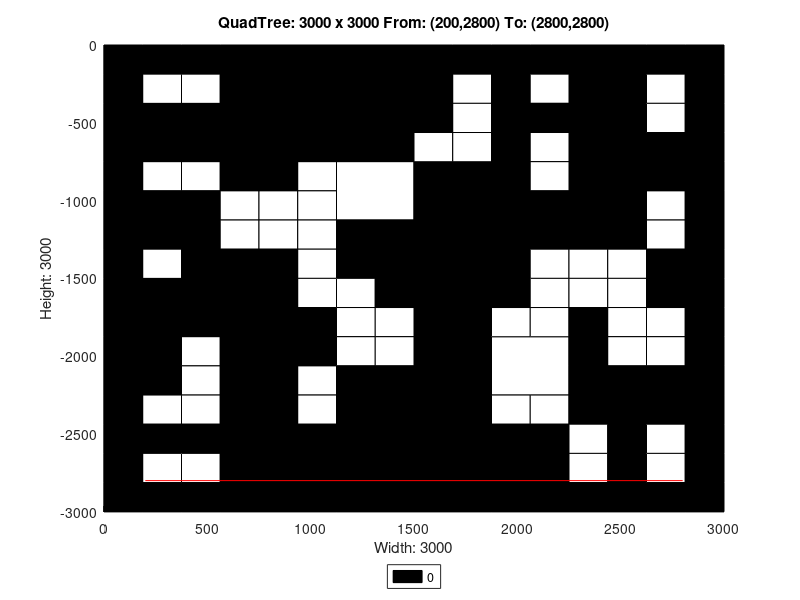

The MATLAB source for this figure:
axis([0 3000 -3000 0]);
title('QuadTree: 3000 x 3000 From: (200,2800) To: (2800,2800)');
xlabel('Width: 3000');
ylabel('Height: 3000');
rectangle('Position',[750 -750 750 750], 'FaceColor',[0 0 0]);
rectangle('Position',[0 -750 375 375], 'FaceColor',[0 0 0]);
rectangle('Position',[375 -750 375 375], 'FaceColor',[0 0 0]);
rectangle('Position',[1125 -1125 375 375], 'FaceColor',[1 1 1]);
rectangle('Position',[1125 -1500 375 375], 'FaceColor',[0 0 0]);
rectangle('Position',[2250 -375 375 375], 'FaceColor',[0 0 0]);
rectangle('Position',[2250 -750 375 375], 'FaceColor',[0 0 0]);
rectangle('Position',[1500 -1125 375 375], 'FaceColor',[0 0 0]);
rectangle('Position',[1500 -1500 375 375], 'FaceColor',[0 0 0]);
rectangle('Position',[2250 -1125 375 375], 'FaceColor',[0 0 0]);
rectangle('Position',[0 -1875 375 375], 'FaceColor',[0 0 0]);
rectangle('Position',[375 -1875 375 375], 'FaceColor',[0 0 0]);
rectangle('Position',[0 -2250 375 375], 'FaceColor',[0 0 0]);
rectangle('Position',[1125 -2625 375 375], 'FaceColor',[0 0 0]);
rectangle('Position',[750 -3000 375 375], 'FaceColor',[0 0 0]);
rectangle('Position',[1125 -3000 375 375], 'FaceColor',[0 0 0]);
rectangle('Position',[1500 -1875 375 375], 'FaceColor',[0 0 0]);
rectangle('Position',[1500 -2250 375 375], 'FaceColor',[0 0 0]);
rectangle('Position',[1875 -2250 375 375], 'FaceColor',[1 1 1]);
rectangle('Position',[1500 -2625 375 375], 'FaceColor',[0 0 0]);
rectangle('Position',[1500 -3000 375 375], 'FaceColor',[0 0 0]);
rectangle('Position',[1875 -3000 375 375], 'FaceColor',[0 0 0]);
rectangle('Position',[0 -187.5 187.5 187.5], 'FaceColor',[0 0 0]);
rectangle('Position',[187.5 -187.5 187.5 187.5], 'FaceColor',[0 0 0]);
rectangle('Position',[0 -375 187.5 187.5], 'FaceColor',[0 0 0]);
rectangle('Position',[187.5 -375 187.5 187.5], 'FaceColor',[1 1 1]);
rectangle('Position',[375 -187.5 187.5 187.5], 'FaceColor',[0 0 0]);
rectangle('Position',[562.5 -187.5 187.5 187.5], 'FaceColor',[0 0 0]);
rectangle('Position',[375 -375 187.5 187.5], 'FaceColor',[1 1 1]);
rectangle('Position',[562.5 -375 187.5 187.5], 'FaceColor',[0 0 0]);
rectangle('Position',[0 -937.5 187.5 187.5], 'FaceColor',[0 0 0]);
rectangle('Position',[187.5 -937.5 187.5 187.5], 'FaceColor',[1 1 1]);
rectangle('Position',[0 -1125 187.5 187.5], 'FaceColor',[0 0 0]);
rectangle('Position',[187.5 -1125 187.5 187.5], 'FaceColor',[0 0 0]);
rectangle('Position',[375 -937.5 187.5 187.5], 'FaceColor',[1 1 1]);
rectangle('Position',[562.5 -937.5 187.5 187.5], 'FaceColor',[0 0 0]);
rectangle('Position',[375 -1125 187.5 187.5], 'FaceColor',[0 0 0]);
rectangle('Position',[562.5 -1125 187.5 187.5], 'FaceColor',[1 1 1]);
rectangle('Position',[0 -1312.5 187.5 187.5], 'FaceColor',[0 0 0]);
rectangle('Position',[187.5 -1312.5 187.5 187.5], 'FaceColor',[0 0 0]);
rectangle('Position',[0 -1500 187.5 187.5], 'FaceColor',[0 0 0]);
rectangle('Position',[187.5 -1500 187.5 187.5], 'FaceColor',[1 1 1]);
rectangle('Position',[375 -1312.5 187.5 187.5], 'FaceColor',[0 0 0]);
rectangle('Position',[562.5 -1312.5 187.5 187.5], 'FaceColor',[1 1 1]);
rectangle('Position',[375 -1500 187.5 187.5], 'FaceColor',[0 0 0]);
rectangle('Position',[562.5 -1500 187.5 187.5], 'FaceColor',[0 0 0]);
rectangle('Position',[750 -937.5 187.5 187.5], 'FaceColor',[0 0 0]);
rectangle('Position',[937.5 -937.5 187.5 187.5], 'FaceColor',[1 1 1]);
rectangle('Position',[750 -1125 187.5 187.5], 'FaceColor',[1 1 1]);
rectangle('Position',[937.5 -1125 187.5 187.5], 'FaceColor',[1 1 1]);
rectangle('Position',[750 -1312.5 187.5 187.5], 'FaceColor',[1 1 1]);
rectangle('Position',[937.5 -1312.5 187.5 187.5], 'FaceColor',[1 1 1]);
rectangle('Position',[750 -1500 187.5 187.5], 'FaceColor',[0 0 0]);
rectangle('Position',[937.5 -1500 187.5 187.5], 'FaceColor',[1 1 1]);
rectangle('Position',[1500 -187.5 187.5 187.5], 'FaceColor',[0 0 0]);
rectangle('Position',[1687.5 -187.5 187.5 187.5], 'FaceColor',[0 0 0]);
rectangle('Position',[1500 -375 187.5 187.5], 'FaceColor',[0 0 0]);
rectangle('Position',[1687.5 -375 187.5 187.5], 'FaceColor',[1 1 1]);
rectangle('Position',[1875 -187.5 187.5 187.5], 'FaceColor',[0 0 0]);
rectangle('Position',[2062.5 -187.5 187.5 187.5], 'FaceColor',[0 0 0]);
rectangle('Position',[1875 -375 187.5 187.5], 'FaceColor',[0 0 0]);
rectangle('Position',[2062.5 -375 187.5 187.5], 'FaceColor',[1 1 1]);
rectangle('Position',[1500 -562.5 187.5 187.5], 'FaceColor',[0 0 0]);
rectangle('Position',[1687.5 -562.5 187.5 187.5], 'FaceColor',[1 1 1]);
rectangle('Position',[1500 -750 187.5 187.5], 'FaceColor',[1 1 1]);
rectangle('Position',[1687.5 -750 187.5 187.5], 'FaceColor',[1 1 1]);
rectangle('Position',[1875 -562.5 187.5 187.5], 'FaceColor',[0 0 0]);
rectangle('Position',[2062.5 -562.5 187.5 187.5], 'FaceColor',[0 0 0]);
rectangle('Position',[1875 -750 187.5 187.5], 'FaceColor',[0 0 0]);
rectangle('Position',[2062.5 -750 187.5 187.5], 'FaceColor',[1 1 1]);
rectangle('Position',[2625 -187.5 187.5 187.5], 'FaceColor',[0 0 0]);
rectangle('Position',[2812.5 -187.5 187.5 187.5], 'FaceColor',[0 0 0]);
rectangle('Position',[2625 -375 187.5 187.5], 'FaceColor',[1 1 1]);
rectangle('Position',[2812.5 -375 187.5 187.5], 'FaceColor',[0 0 0]);
rectangle('Position',[2625 -562.5 187.5 187.5], 'FaceColor',[1 1 1]);
rectangle('Position',[2812.5 -562.5 187.5 187.5], 'FaceColor',[0 0 0]);
rectangle('Position',[2625 -750 187.5 187.5], 'FaceColor',[0 0 0]);
rectangle('Position',[2812.5 -750 187.5 187.5], 'FaceColor',[0 0 0]);
rectangle('Position',[1875 -937.5 187.5 187.5], 'FaceColor',[0 0 0]);
rectangle('Position',[2062.5 -937.5 187.5 187.5], 'FaceColor',[1 1 1]);
rectangle('Position',[1875 -1125 187.5 187.5], 'FaceColor',[0 0 0]);
rectangle('Position',[2062.5 -1125 187.5 187.5], 'FaceColor',[0 0 0]);
rectangle('Position',[1875 -1312.5 187.5 187.5], 'FaceColor',[0 0 0]);
rectangle('Position',[2062.5 -1312.5 187.5 187.5], 'FaceColor',[0 0 0]);
rectangle('Position',[1875 -1500 187.5 187.5], 'FaceColor',[0 0 0]);
rectangle('Position',[2062.5 -1500 187.5 187.5], 'FaceColor',[1 1 1]);
rectangle('Position',[2625 -937.5 187.5 187.5], 'FaceColor',[0 0 0]);
rectangle('Position',[2812.5 -937.5 187.5 187.5], 'FaceColor',[0 0 0]);
rectangle('Position',[2625 -1125 187.5 187.5], 'FaceColor',[1 1 1]);
rectangle('Position',[2812.5 -1125 187.5 187.5], 'FaceColor',[0 0 0]);
rectangle('Position',[2250 -1312.5 187.5 187.5], 'FaceColor',[0 0 0]);
rectangle('Position',[2437.5 -1312.5 187.5 187.5], 'FaceColor',[0 0 0]);
rectangle('Position',[2250 -1500 187.5 187.5], 'FaceColor',[1 1 1]);
rectangle('Position',[2437.5 -1500 187.5 187.5], 'FaceColor',[1 1 1]);
rectangle('Position',[2625 -1312.5 187.5 187.5], 'FaceColor',[1 1 1]);
rectangle('Position',[2812.5 -1312.5 187.5 187.5], 'FaceColor',[0 0 0]);
rectangle('Position',[2625 -1500 187.5 187.5], 'FaceColor',[0 0 0]);
rectangle('Position',[2812.5 -1500 187.5 187.5], 'FaceColor',[0 0 0]);
rectangle('Position',[375 -2062.5 187.5 187.5], 'FaceColor',[1 1 1]);
rectangle('Position',[562.5 -2062.5 187.5 187.5], 'FaceColor',[0 0 0]);
rectangle('Position',[375 -2250 187.5 187.5], 'FaceColor',[1 1 1]);
rectangle('Position',[562.5 -2250 187.5 187.5], 'FaceColor',[0 0 0]);
rectangle('Position',[750 -1687.5 187.5 187.5], 'FaceColor',[0 0 0]);
rectangle('Position',[937.5 -1687.5 187.5 187.5], 'FaceColor',[1 1 1]);
rectangle('Position',[750 -1875 187.5 187.5], 'FaceColor',[0 0 0]);
rectangle('Position',[937.5 -1875 187.5 187.5], 'FaceColor',[0 0 0]);
rectangle('Position',[1125 -1687.5 187.5 187.5], 'FaceColor',[1 1 1]);
rectangle('Position',[1312.5 -1687.5 187.5 187.5], 'FaceColor',[0 0 0]);
rectangle('Position',[1125 -1875 187.5 187.5], 'FaceColor',[1 1 1]);
rectangle('Position',[1312.5 -1875 187.5 187.5], 'FaceColor',[1 1 1]);
rectangle('Position',[750 -2062.5 187.5 187.5], 'FaceColor',[0 0 0]);
rectangle('Position',[937.5 -2062.5 187.5 187.5], 'FaceColor',[0 0 0]);
rectangle('Position',[750 -2250 187.5 187.5], 'FaceColor',[0 0 0]);
rectangle('Position',[937.5 -2250 187.5 187.5], 'FaceColor',[1 1 1]);
rectangle('Position',[1125 -2062.5 187.5 187.5], 'FaceColor',[1 1 1]);
rectangle('Position',[1312.5 -2062.5 187.5 187.5], 'FaceColor',[1 1 1]);
rectangle('Position',[1125 -2250 187.5 187.5], 'FaceColor',[0 0 0]);
rectangle('Position',[1312.5 -2250 187.5 187.5], 'FaceColor',[0 0 0]);
rectangle('Position',[0 -2437.5 187.5 187.5], 'FaceColor',[0 0 0]);
rectangle('Position',[187.5 -2437.5 187.5 187.5], 'FaceColor',[1 1 1]);
rectangle('Position',[0 -2625 187.5 187.5], 'FaceColor',[0 0 0]);
rectangle('Position',[187.5 -2625 187.5 187.5], 'FaceColor',[0 0 0]);
rectangle('Position',[375 -2437.5 187.5 187.5], 'FaceColor',[1 1 1]);
rectangle('Position',[562.5 -2437.5 187.5 187.5], 'FaceColor',[0 0 0]);
rectangle('Position',[375 -2625 187.5 187.5], 'FaceColor',[0 0 0]);
rectangle('Position',[562.5 -2625 187.5 187.5], 'FaceColor',[0 0 0]);
rectangle('Position',[0 -2812.5 187.5 187.5], 'FaceColor',[0 0 0]);
rectangle('Position',[187.5 -2812.5 187.5 187.5], 'FaceColor',[1 1 1]);
rectangle('Position',[0 -3000 187.5 187.5], 'FaceColor',[0 0 0]);
rectangle('Position',[187.5 -3000 187.5 187.5], 'FaceColor',[0 0 0]);
rectangle('Position',[375 -2812.5 187.5 187.5], 'FaceColor',[1 1 1]);
rectangle('Position',[562.5 -2812.5 187.5 187.5], 'FaceColor',[0 0 0]);
rectangle('Position',[375 -3000 187.5 187.5], 'FaceColor',[0 0 0]);
rectangle('Position',[562.5 -3000 187.5 187.5], 'FaceColor',[0 0 0]);
rectangle('Position',[750 -2437.5 187.5 187.5], 'FaceColor',[0 0 0]);
rectangle('Position',[937.5 -2437.5 187.5 187.5], 'FaceColor',[1 1 1]);
rectangle('Position',[750 -2625 187.5 187.5], 'FaceColor',[0 0 0]);
rectangle('Position',[937.5 -2625 187.5 187.5], 'FaceColor',[0 0 0]);
rectangle('Position',[1875 -1687.5 187.5 187.5], 'FaceColor',[0 0 0]);
rectangle('Position',[2062.5 -1687.5 187.5 187.5], 'FaceColor',[1 1 1]);
rectangle('Position',[1875 -1875 187.5 187.5], 'FaceColor',[1 1 1]);
rectangle('Position',[2062.5 -1875 187.5 187.5], 'FaceColor',[1 1 1]);
rectangle('Position',[2250 -1687.5 187.5 187.5], 'FaceColor',[1 1 1]);
rectangle('Position',[2437.5 -1687.5 187.5 187.5], 'FaceColor',[1 1 1]);
rectangle('Position',[2250 -1875 187.5 187.5], 'FaceColor',[0 0 0]);
rectangle('Position',[2437.5 -1875 187.5 187.5], 'FaceColor',[1 1 1]);
rectangle('Position',[2625 -1687.5 187.5 187.5], 'FaceColor',[0 0 0]);
rectangle('Position',[2812.5 -1687.5 187.5 187.5], 'FaceColor',[0 0 0]);
rectangle('Position',[2625 -1875 187.5 187.5], 'FaceColor',[1 1 1]);
rectangle('Position',[2812.5 -1875 187.5 187.5], 'FaceColor',[0 0 0]);
rectangle('Position',[2250 -2062.5 187.5 187.5], 'FaceColor',[0 0 0]);
rectangle('Position',[2437.5 -2062.5 187.5 187.5], 'FaceColor',[1 1 1]);
rectangle('Position',[2250 -2250 187.5 187.5], 'FaceColor',[0 0 0]);
rectangle('Position',[2437.5 -2250 187.5 187.5], 'FaceColor',[0 0 0]);
rectangle('Position',[2625 -2062.5 187.5 187.5], 'FaceColor',[1 1 1]);
rectangle('Position',[2812.5 -2062.5 187.5 187.5], 'FaceColor',[0 0 0]);
rectangle('Position',[2625 -2250 187.5 187.5], 'FaceColor',[0 0 0]);
rectangle('Position',[2812.5 -2250 187.5 187.5], 'FaceColor',[0 0 0]);
rectangle('Position',[1875 -2437.5 187.5 187.5], 'FaceColor',[1 1 1]);
rectangle('Position',[2062.5 -2437.5 187.5 187.5], 'FaceColor',[1 1 1]);
rectangle('Position',[1875 -2625 187.5 187.5], 'FaceColor',[0 0 0]);
rectangle('Position',[2062.5 -2625 187.5 187.5], 'FaceColor',[0 0 0]);
rectangle('Position',[2250 -2437.5 187.5 187.5], 'FaceColor',[0 0 0]);
rectangle('Position',[2437.5 -2437.5 187.5 187.5], 'FaceColor',[0 0 0]);
rectangle('Position',[2250 -2625 187.5 187.5], 'FaceColor',[1 1 1]);
rectangle('Position',[2437.5 -2625 187.5 187.5], 'FaceColor',[0 0 0]);
rectangle('Position',[2625 -2437.5 187.5 187.5], 'FaceColor',[0 0 0]);
rectangle('Position',[2812.5 -2437.5 187.5 187.5], 'FaceColor',[0 0 0]);
rectangle('Position',[2625 -2625 187.5 187.5], 'FaceColor',[1 1 1]);
rectangle('Position',[2812.5 -2625 187.5 187.5], 'FaceColor',[0 0 0]);
rectangle('Position',[2250 -2812.5 187.5 187.5], 'FaceColor',[1 1 1]);
rectangle('Position',[2437.5 -2812.5 187.5 187.5], 'FaceColor',[0 0 0]);
rectangle('Position',[2250 -3000 187.5 187.5], 'FaceColor',[0 0 0]);
rectangle('Position',[2437.5 -3000 187.5 187.5], 'FaceColor',[0 0 0]);
rectangle('Position',[2625 -2812.5 187.5 187.5], 'FaceColor',[1 1 1]);
rectangle('Position',[2812.5 -2812.5 187.5 187.5], 'FaceColor',[0 0 0]);
rectangle('Position',[2625 -3000 187.5 187.5], 'FaceColor',[0 0 0]);
rectangle('Position',[2812.5 -3000 187.5 187.5], 'FaceColor',[0 0 0]);
X=[2800,200];
Y=[-2800,-2800];
hold on;
plot(X,Y,'r');
legend('0','Location','southoutside');
